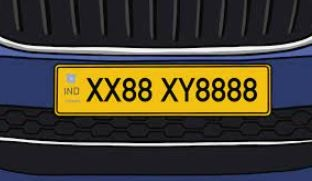
#> input picture image.jpg, 312 x 181 px
$ jupyter execute --allow-errors ANPR.ipynb
#> lines starting #> are read from the running program, lines starting #| are printed output that depends on the picture; after the words box and inside, x2 and y2 are one past the last pixel; in counts of white or black regions, pixels touching at a corner belong together
[cell 1]
import cv2

[cell 2]
# initialize cascade classifier
numberPlate_cascade = "numberplate_haarcade.xml"
detector = cv2.CascadeClassifier(numberPlate_cascade)

[cell 3]
# read image
img = cv2.imread('image.jpg')
#> img is the input picture: shape (181, 312, 3); mean B, G, R 50.8, 64.6, 70.1
img_gray = cv2.cvtColor(img, cv2.COLOR_BGR2GRAY)
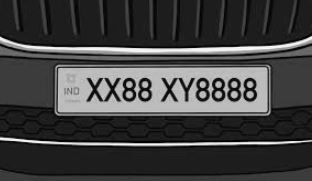
#> img_gray: shape (181, 312); min 0, max 255, mean 64.6

[cell 4]
#-- Detect Number plates
plates = detector.detectMultiScale(
      img_gray,scaleFactor=1.05, minNeighbors=7,
      minSize=(30, 30), flags=cv2.CASCADE_SCALE_IMAGE)
#> plates = [[47, 51, 216, 72]]
print(plates)
#| [[ 47  51 216  72]]

[cell 5]
# iterate through each detected number plates
for (x,y,w,h) in plates:

    # draw bounding box0
    cv2.rectangle(img, (x, y), (x+w, y+h), (0, 255, 0), 2)

    # Crop the numberplate
    plateROI = img_gray[y:y+h,x:x+w]
#> this loop made 1 pass
#> pass 1, `plateROI = img_gray[y:y+h,x:x+w]`:
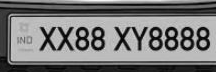
#> plateROI: shape (72, 216); min 0, max 249, mean 118.3
#> after the loop:
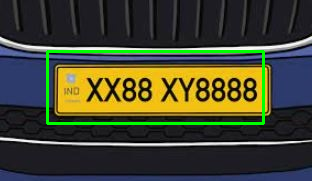
#> img: shape (181, 312, 3); 3.05% of pixels changed, all inside (x1, y1, x2, y2) = (46, 50, 265, 125)
    #cv2.imshow("Numberplate", plateROI)

# Show the final output
#cv2.imshow('Output', img)

# wait until  any key is pressed
#cv2.waitKey(0)

[cell 6]
import os
import numpy as np
import matplotlib.pyplot as plt

from pathlib import Path
from collections import Counter

import tensorflow as tf
from tensorflow import keras
from tensorflow.keras import layers

[cell 7]
path=plt.imsave('test1.jpg', plateROI)
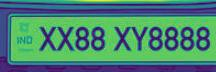
#> saved as test1.jpg: shape (72, 216, 3); mean R, G, B 73.6, 132.4, 113.5

[cell 8]
import pandas
import seaborn

[cell 9]
def plot_(image) :
    plt.figure(figsize = (10,5))

    plt.subplot(1,2,1)
    plt.imshow(image, 'gray')

    plt.axis('off')

[cell 10]
img1 = cv2.imread('test1.jpg', cv2.IMREAD_GRAYSCALE)
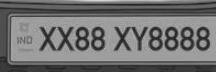
#> img1: shape (72, 216); min 25, max 213, mean 112.7

[cell 11]
plot_(img1)

[cell 12]
thresh_img1 = cv2.adaptiveThreshold(img1, 255, cv2.ADAPTIVE_THRESH_GAUSSIAN_C, cv2.THRESH_BINARY, 145, 0)
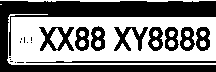
#> thresh_img1: shape (72, 216); 50.6% white; 21 black regions (11 under 20 px), largest, box (x1, y1, x2, y2) and area: (0, 1, 216, 72) 5272, (39, 27, 74, 51) 390, (26, 61, 216, 63) 342

[cell 13]
plot_(thresh_img1)

[cell 14]
close_img1 = cv2.morphologyEx(thresh_img1, cv2.MORPH_CLOSE, np.ones((5,2), np.uint8))
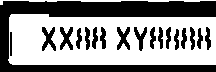
#> close_img1: shape (72, 216); 55.9% white; 18 black regions, largest, box (x1, y1, x2, y2) and area: (0, 1, 216, 72) 5171, (42, 27, 56, 51) 179, (60, 27, 73, 50) 172

[cell 15]
plot_(close_img1)

[cell 16]
dilate_img1 = cv2.dilate(close_img1, np.ones((2,2), np.uint8), iterations = 1)
#> dilate_img1: shape (72, 216); 62.6% white; 18 black regions, largest, box (x1, y1, x2, y2) and area: (0, 2, 216, 72) 4735, (43, 28, 56, 51) 119, (61, 28, 73, 50) 115

[cell 17]
plot_(dilate_img1)

[cell 18]
gauss_img1 = cv2.GaussianBlur(dilate_img1, (1,1), 0)

[cell 19]
plot_(gauss_img1)

[cell 20]
cv2.rectangle(gauss_img1, (30,12), (50,49), 0, 1)
#> gauss_img1: shape (72, 216); 62.1% white; 17 black regions, largest, box (x1, y1, x2, y2) and area: (0, 2, 216, 72) 4930, (61, 28, 73, 50) 115, (118, 28, 130, 50) 114
cv2.rectangle(gauss_img1, (50,12), (70,49), 0, 1)
#> gauss_img1: shape (72, 216); 61.8% white; 16 black regions, largest, box (x1, y1, x2, y2) and area: (0, 2, 216, 72) 5083, (118, 28, 130, 50) 114, (135, 28, 147, 51) 90
cv2.rectangle(gauss_img1, (70,12), (90,49), 0, 1)
#> gauss_img1: shape (72, 216); 61.5% white; 14 black regions, largest, box (x1, y1, x2, y2) and area: (0, 2, 216, 72) 5237, (118, 28, 130, 50) 114, (135, 28, 147, 51) 90
cv2.rectangle(gauss_img1, (90,12), (110,49),0, 1)
#> gauss_img1: shape (72, 216); 61.2% white; 12 black regions, largest, box (x1, y1, x2, y2) and area: (0, 2, 216, 72) 5405, (118, 28, 130, 50) 114, (135, 28, 147, 51) 90
cv2.rectangle(gauss_img1, (110,12),(130,49),0, 1)
#> gauss_img1: shape (72, 216); 60.9% white; 11 black regions, largest, box (x1, y1, x2, y2) and area: (0, 2, 216, 72) 5569, (135, 28, 147, 51) 90, (206, 28, 211, 50) 56
cv2.rectangle(gauss_img1, (130,12), (150,49), 0, 1)
#> gauss_img1: shape (72, 216); 60.5% white; 9 black regions, largest, box (x1, y1, x2, y2) and area: (0, 2, 216, 72) 5764, (206, 28, 211, 50) 56, (182, 29, 187, 49) 52
cv2.rectangle(gauss_img1, (150,12), (170,49), 0, 1)
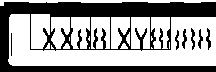
#> gauss_img1: shape (72, 216); 60.3% white; 7 black regions, largest, box (x1, y1, x2, y2) and area: (0, 2, 216, 72) 5906, (206, 28, 211, 50) 56, (182, 29, 187, 49) 52
cv2.rectangle(gauss_img1, (170,12), (190,49), 0, 1)
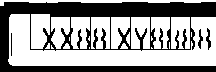
#> gauss_img1: shape (72, 216); 59.9% white; 4 black regions, box (x1, y1, x2, y2) and area: (0, 2, 216, 72) 6105, (206, 28, 211, 50) 56, (198, 29, 203, 49) 48, (11, 33, 12, 56) 23
cv2.rectangle(gauss_img1, (190,12), (210,49),0, 1)
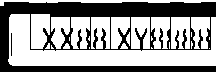
#> gauss_img1: shape (72, 216); 59.6% white; 2 black regions, box (x1, y1, x2, y2) and area: (0, 2, 216, 72) 6253, (11, 33, 12, 56) 23
cv2.rectangle(gauss_img1, (210,12),(230,49),0, 1)
#> gauss_img1: shape (72, 216); 59.6% white; 2 black regions, box (x1, y1, x2, y2) and area: (0, 2, 216, 72) 6258, (11, 33, 12, 56) 23

[cell 21]
plot_(gauss_img1)

[cell 22]
path="data"

[cell 23]
def t_img (img) :
    return cv2.adaptiveThreshold(img, 255, cv2.ADAPTIVE_THRESH_GAUSSIAN_C, cv2.THRESH_BINARY, 145, 0)

def c_img (img) :
    return cv2.morphologyEx(img, cv2.MORPH_CLOSE, np.ones((5,2), np.uint8))

def d_img (img) :
    return cv2.dilate(img, np.ones((2,2), np.uint8), iterations = 1)

def b_img (img) :
    return cv2.GaussianBlur(img, (1,1), 0)

[cell 24]
import os
from PIL import Image
from keras.preprocessing.image import img_to_array, ImageDataGenerator

[cell 25]
X = []
y = []

for image in os.listdir(path) :

    if image[2:] != 'JPG' :
        continue

    img = cv2.imread(os.path.join(path, image), cv2.IMREAD_GRAYSCALE)

    img = t_img(img)
    img = c_img(img)
    img = d_img(img)
    img = b_img(img)

    image_list = [img[10:50, 30:50], img[10:50, 50:70], img[10:50, 70:90], img[10:50, 90:110], img[10:50, 110:130]]

    for i in range(5) :
        X.append(img_to_array(Image.fromarray(image_list[i])))
        y.append(image[i])
X = np.array(X)
y = np.array(y)

[cell 26]
print(X.shape)
print(y.shape)

[cell 27]
X /= 255.0

[cell 28]
plt.figure(figsize = (20,5))
#> (the rest of this cell did not finish here and is left out)

[cell 29]
temp = set(y)
for t in temp :
    print('Occurance count of ' + t + ' : ' + str(len(y[y == t])))
